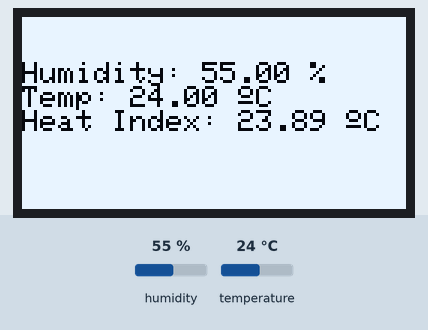
This sketch was run on a simulated ESP32. Parts: 128×64 one-colour display. The inputs (shaded band) are chosen by the test bench; at power-on: humidity 55 %, temperature 24 °C. WiFi joins after 1.5 s; servers stay silent unless stated; what the sketch prints to the serial monitor is not drawn.

Above: at 37.1 s.

The sketch:

DHT11_ThingSpeak_Old.ino
```cpp
// Example testing sketch for various DHT humidity/temperature sensors written by Alevivash
// REQUIRES the following Arduino libraries:
// - DHT Sensor Library: https://github.com/adafruit/DHT-sensor-library
// - Adafruit Unified Sensor Lib: https://github.com/adafruit/Adafruit_Sensor

#include <WiFi.h>
#include <DHT.h>
#include <Adafruit_GFX.h>
#include <Adafruit_SSD1306.h>
#include <ThingSpeak.h>

const char* ssid = "MARTE3";   // network SSID (name)
const char* password = "carabobo1972";   // network password

WiFiClient  client;

unsigned long ChannelID = 2805648;
const char * myWriteAPIKey = "W85UCBNM4G7YHUXL";

// Timer variables
unsigned long lastTime = 0;
unsigned long timerDelay = 30000;


#define DHTPIN 4     // Digital pin connected to the DHT sensor
// Feather HUZZAH ESP8266 note: use pins 3, 4, 5, 12, 13 or 14 --
// Pin 15 can work but DHT must be disconnected during program upload.
#define SCREEN_WIDTH 128 // OLED display width, in pixels
#define SCREEN_HEIGHT 64 // OLED display height, in pixels

// Uncomment whatever type you're using!
#define DHTTYPE DHT11   // DHT 11
//#define DHTTYPE DHT22   // DHT 22  (AM2302), AM2321
//#define DHTTYPE DHT21   // DHT 21 (AM2301)

// Connect pin 1 (on the left) of the sensor to +5V
// NOTE: If using a board with 3.3V logic like an Arduino Due connect pin 1
// to 3.3V instead of 5V!
// Connect pin 2 of the sensor to whatever your DHTPIN is
// Connect pin 4 (on the right) of the sensor to GROUND
// Connect a 10K resistor from pin 2 (data) to pin 1 (power) of the sensor

// Declaration for an SSD1306 display connected to I2C (SDA, SCL pins)
Adafruit_SSD1306 display(SCREEN_WIDTH, SCREEN_HEIGHT, &Wire, -1);

// Initialize DHT sensor.
// Note that older versions of this library took an optional third parameter to
// tweak the timings for faster processors.  This parameter is no longer needed
// as the current DHT reading algorithm adjusts itself to work on faster procs.
DHT dht(DHTPIN, DHTTYPE);

void setup() {
  Serial.begin(9600);
  Serial.println(F("DHTxx test!"));

if(!display.begin(SSD1306_SWITCHCAPVCC, 0x3C)) {
  Serial.println(F("SSD1306 allocation failed"));
  for(;;);
  }

  dht.begin();

  WiFi.mode(WIFI_STA);

  ThingSpeak.begin(client);  // Initialize ThingSpeak

  display.invertDisplay(true);
  display.clearDisplay();
  display.setTextSize(1);
  display.setTextColor(WHITE);
  display.setCursor(0, 10);
  display.println("Iniatializing...");
  display.display();
  delay(2000);
}

void loop() {
  if ((millis() - lastTime) > timerDelay) {

    // Connect or reconnect to WiFi
    if(WiFi.status() != WL_CONNECTED){
      Serial.print("Attempting to connect");
      while(WiFi.status() != WL_CONNECTED){
        WiFi.begin(ssid, password);
        delay(5000);
      }
      Serial.println("\nConnected.");
    }

    // Wait a few seconds between measurements.
    delay(2000); //unnecesary

    // Reading temperature or humidity takes about 250 milliseconds!
    // Sensor readings may also be up to 2 seconds 'old' (its a very slow sensor)
    float h = dht.readHumidity();
    // Read temperature as Celsius (the default)
    float t = dht.readTemperature();

    // Check if any reads failed and exit early (to try again).
    if (isnan(h) || isnan(t)) {
      Serial.println(F("Failed to read from DHT sensor!"));
      display.setCursor(0, 0);
      display.println("Sensor Error!");
      display.display();
      return;
    }

    // Compute heat index in Celsius (isFahreheit = false)
    float hic = dht.computeHeatIndex(t, h, false);

    // Display data on OLED
    display.cp437(true); // To display the º symbol, use Code Page 437 font
    display.clearDisplay();
    display.setCursor(0, 15);
    display.print("Humidity: ");
    display.print(h);
    display.println(" %");
    display.print("Temp: ");
    display.print(t);
    display.print(" ");
    display.write(167);
    display.println("C");
    display.print("Heat Index: ");
    display.print(hic);
    display.print(" ");
    display.write(167);
    display.println("C");
    display.display();


    // Write to ThingSpeak. There are up to 8 fields in a channel, allowing you to store up to 8 different
    // pieces of information in a channel.  Here, we write to field 1.
    int x = ThingSpeak.writeField(ChannelID, 1, t, myWriteAPIKey);

    if(x == 200){
      Serial.println("Channel update successful.");
    }
    else{
      Serial.println("Problem updating channel. HTTP error code " + String(x));
    }
    lastTime = millis();
  }

}
```
